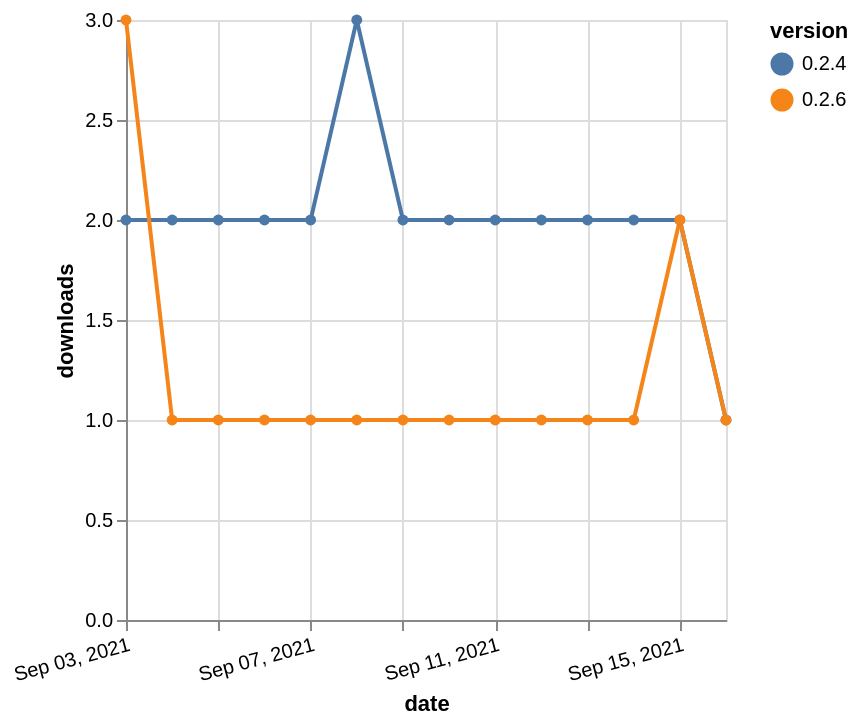

Specify this chart in Vega-Lite:
### Vega-Lite specification from a JSON file in a GitHub repository (floating-point values rounded to 4 significant figures)
{"$schema": "https://vega.github.io/schema/vega-lite/v5.json", "description": "A simple bar chart with embedded data.", "data": {"values": [{"date": "2021-09-03", "total": 2660, "delta": 2, "version": "0.2.4"}, {"date": "2021-09-04", "total": 2662, "delta": 2, "version": "0.2.4"}, {"date": "2021-09-05", "total": 2664, "delta": 2, "version": "0.2.4"}, {"date": "2021-09-06", "total": 2666, "delta": 2, "version": "0.2.4"}, {"date": "2021-09-07", "total": 2668, "delta": 2, "version": "0.2.4"}, {"date": "2021-09-08", "total": 2671, "delta": 3, "version": "0.2.4"}, {"date": "2021-09-09", "total": 2673, "delta": 2, "version": "0.2.4"}, {"date": "2021-09-10", "total": 2675, "delta": 2, "version": "0.2.4"}, {"date": "2021-09-11", "total": 2677, "delta": 2, "version": "0.2.4"}, {"date": "2021-09-12", "total": 2679, "delta": 2, "version": "0.2.4"}, {"date": "2021-09-13", "total": 2681, "delta": 2, "version": "0.2.4"}, {"date": "2021-09-14", "total": 2683, "delta": 2, "version": "0.2.4"}, {"date": "2021-09-15", "total": 2685, "delta": 2, "version": "0.2.4"}, {"date": "2021-09-16", "total": 2686, "delta": 1, "version": "0.2.4"}, {"date": "2021-09-03", "total": 303, "delta": 3, "version": "0.2.6"}, {"date": "2021-09-04", "total": 304, "delta": 1, "version": "0.2.6"}, {"date": "2021-09-05", "total": 305, "delta": 1, "version": "0.2.6"}, {"date": "2021-09-06", "total": 306, "delta": 1, "version": "0.2.6"}, {"date": "2021-09-07", "total": 307, "delta": 1, "version": "0.2.6"}, {"date": "2021-09-08", "total": 308, "delta": 1, "version": "0.2.6"}, {"date": "2021-09-09", "total": 309, "delta": 1, "version": "0.2.6"}, {"date": "2021-09-10", "total": 310, "delta": 1, "version": "0.2.6"}, {"date": "2021-09-11", "total": 311, "delta": 1, "version": "0.2.6"}, {"date": "2021-09-12", "total": 312, "delta": 1, "version": "0.2.6"}, {"date": "2021-09-13", "total": 313, "delta": 1, "version": "0.2.6"}, {"date": "2021-09-14", "total": 314, "delta": 1, "version": "0.2.6"}, {"date": "2021-09-15", "total": 316, "delta": 2, "version": "0.2.6"}, {"date": "2021-09-16", "total": 317, "delta": 1, "version": "0.2.6"}]}, "width": "container", "mark": {"type": "line", "point": {"filled": true}}, "encoding": {"x": {"field": "date", "type": "temporal", "timeUnit": "yearmonthdate", "title": "date", "axis": {"labelAngle": -15}}, "y": {"field": "delta", "type": "quantitative", "title": "downloads"}, "color": {"field": "version", "type": "nominal"}, "tooltip": {"field": "delta"}}}
